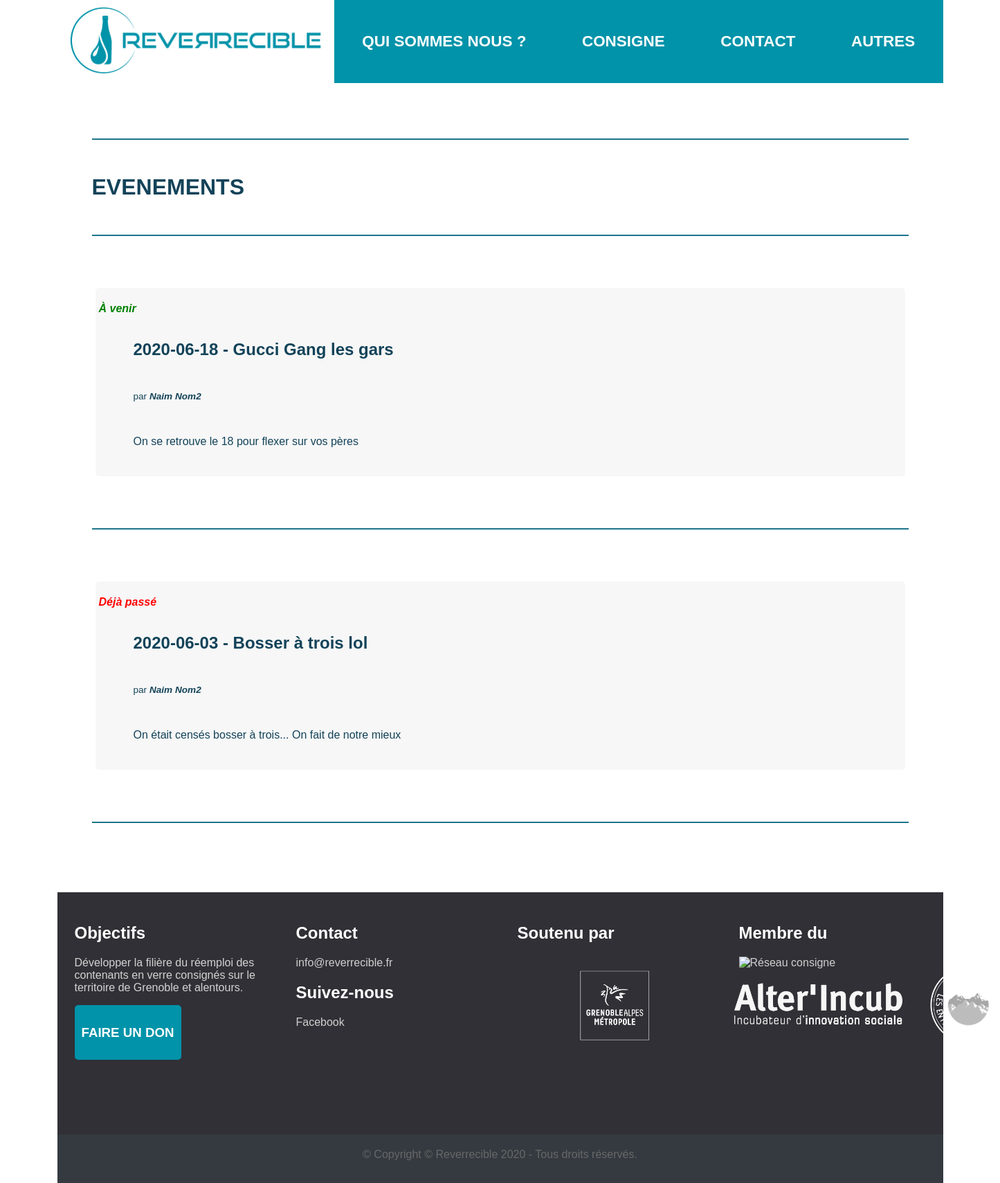
Page /Controleur/evenementsCTRL.php on the committed database.
### tables this page shows
CREATE TABLE evenement(
  nom VARCHAR(30),
  dateEv DATE,
  description TEXT,
  gerant VARCHAR(25),
  PRIMARY KEY(nom,dateEv)
);

### Controleur/evenementsCTRL.php (called while the page is built, shortened)
<?php
require_once('../Modele/DAO.class.php');
  $dao = new DAO;
  $evenements = $dao->getEvenements();
  require_once('../Vues/evenements.php');
  ?>

### Modele/DAO.class.php (called while the page is built, shortened)
<?php
  require_once('../Modele/Evenement.class.php');
  class DAO {
    private $db;
    private $database = '../Modele/data/db/reverrecible.db';
    public function __construct() {
      try {
        $this->db = new PDO("sqlite:".$this->database);
      } catch (PDOException $e) {
        die("PDO Error :".$e->getMessage()." '".$this->database."'\n");
      }
    }
    public function getEvenements(){
      $query = "SELECT * FROM evenement ORDER BY dateEv DESC";
      $sql= $this->db->query($query);
      $evenements = $sql->fetchAll(PDO::FETCH_ASSOC);
      $listeEvenements = array();
      foreach ($evenements as $evenement) {
        array_push($listeEvenements,new Evenement($evenement));
      }
      return $listeEvenements;
    }
  }
  ?>

### Modele/Evenement.class.php (called while the page is built, shortened)
<?php
class Evenement{
    private $nom;
    private $dateEv;
    private $description;
    private $gerant;
    public function getNom() {return $this->nom;}
    public function getDate(){return $this->dateEv;}
    public function getDescription() {return $this->description;}
    public function getGerant(){return $this->gerant;}
  }
?>

### Vues/evenements.php (the view, shortened to what this page needs)
<!DOCTYPE html>
<html lang="fr" dir="ltr">
  <head>
      <link rel="stylesheet" href="../Vues/Style/main.css">
  </head>
  <body>
    <header>
      <nav>
      <ul>
        <li id="logoMenu"><a href="mainCTRL.php"><img src="../Vues/Style/Logo.png" alt="logo"></a></li>
        <li><a href="quisommesnousCTRL.php"><h3>QUI SOMMES NOUS ?</h3></a></li>
        <li><a href="consigneCTRL.php"><h3>CONSIGNE</h3></a></li>
        <li><a href="contactCTRL.php"><h3>CONTACT</h3></a></li>
        <li class="dropdown">
          <a href="javascript:void(0)" class="dropbtn"><h3>AUTRES</h3></a>
        </li>
      </ul>
    </nav>
    <div class="separateurTop"></div>
    </header>
    <h1>EVENEMENTS</h1>
    <div class="separateur"></div>
      <?php
      if(!empty($evenements)){
      foreach ($evenements as $evenement) { ?>
        <?php
          $date = $evenement->getDate();
          $nom = $evenement->getNom();
          $infoString = '';
          if($date > date("Y-m-d")){
            $infoString = '<b><i style="color:green;">À venir</i></b>';
          } else {
            $infoString = '<b><i style="color:red;">Déjà passé</i></b>';
          }
        ?>
        <article>
          <div class="sousArticle fondGris">
            <p><?=$infoString?><h1 style="margin-bottom:0px;"><?=$date?> - <?=$nom?></h1></p>
            <p style="margin-left: 50px; font-size:85%;">par <b><i><?=$evenement->getGerant()?></i></b></p>
            <article>
              <p>
                <?=$evenement->getDescription()?>
              </p>
            </article>
          </div>
                </article>
                <div class="separateur"></div>
              <?php } }
              else {
                echo'<article class="sousArticle"><p style="color : red">' . " aucun événement de prévu pour l'instant !</p></article>";
              }?>
              <?php require_once('footer.php'); ?>
            </body>
</html>

### Vues/footer.php
<div class="footer">
  <div class="footer-content">
    <div class="footer-section objectifs">
      <h2>Objectifs</h2>
      <p>Développer la filière du réemploi des contenants en verre consignés sur le territoire de Grenoble et alentours.</p>
      <a class="bouton" href="donsCTRL.php"><h3 style="color:white;">FAIRE UN DON</h3></a>
    </div>
    <div class="footer-section contact">
      <h2>Contact</h2>
      <a href="mailto:info@reverrecible.fr">info@reverrecible.fr</a>
      <h2>Suivez-nous</h2>
      <a href="https://www.facebook.com/reverrecible" target="_blank">Facebook</a>
    </div>
    <div class="footer-section soutiens">
      <h2>Soutenu par</h2>
      <div class="logos-soutien">
        <img class="logo-soutien" src="../Vues/Style/LOGOS_METROPOLE.png" alt="Logo Métropole">
        <img class="logo-soutien" src="../Vues/Style/LOGOS_ALTERINCUB.png" alt="Logo Alterincub">
        <img class="logo-soutien" src="../Vues/Style/LOGOS_GAIA_STARTUP.png" alt="Logo Gaia">
      </div>
    </div>
    <div class="footer-section membre">
      <h2>Membre du</h2>
        <a href="http://www.reseauconsigne.com/" target="_blank"><img class="logo-reseau" src="../Vues/Style/LOGOS_RESEAU-CONSIGNE" alt="Réseau consigne"></a>
    </div>
  </div>
    <div class="footer-bottom">
      &copy; Copyright © Reverrecible  <?= date('Y'); ?> - Tous droits réservés.
    </div>
</div>

### Vues/Style/main.css (style rules this page uses)
body { max-width: 1280px; padding: 0px; margin: auto; font-family: Tahoma, Geneva, sans-serif; color: #134359; }
.separateurTop { margin-top: 200px; margin-bottom: 50px; margin-left: 50px; margin-right: 50px; border-bottom: 2px solid #1d758c; }
.separateur { margin: 50px; border-bottom: 2px solid #1d758c; }
h1 { margin-left: 50px; color: #134359; }
h2 { color: #1d758c; }
article { padding: 20px; padding-left: 50px; padding-right: 50px; display: flex; flex-direction: row; align-items: center; }
.sousArticle { display: flex; flex-direction: column; justify-content: flex-start; width: 100%; margin: 5px; padding: 5px; border-radius: 5px; }
.fondGris { background-color: #f7f7f7; padding: 5px; border-radius: 5px; }
img { width: 100%; height: 100%; }
nav { max-width: 1280px; max-height: 120px; width: 100%; position: fixed; top: 0px; }
nav ul, .profile ul { max-height: 120px; display:flex; flex-direction:row; list-style-type: none; margin: 0px; padding: 0px; background-color: #0093a9; }
nav li, .profile li { flex: auto; max-height:120px; font-size: 1.2em; display: flex; align-items: center; justify-content: center; }
a { color: white; text-align: center; text-decoration: none; display: inline-block; }
.bouton { padding: 10px; border-radius: 5px; border: none; background-color: #0093a9; }
.bouton, .bouton > h2 { color: white; }
#logoMenu { background-color: white; width: 25%; }
nav img { max-width: 100%; max-height:120px; }
header img { margin-left: auto; margin-right: auto; width: 100%; }
.footer { margin-top: 100px; background: #303036; color: #d3d3d3; height: 400px; }
.footer .footer-content { height: 350px; display: flex; }
.footer .footer-content .footer-section { flex: 1; padding: 25px; }
.footer .footer-content h2 { color: white; }
.footer .footer-content a { color: #d0d0d0; }
.footer .footer-bottom { background: #343a40; color: #686868; height: 50px; text-align: center; padding-top: 20px; }
.logo-reseau { width: 100%; height: auto; }
.logos-soutien { display: flex; }
.logos-soutien .logo-soutien { flex: 1; padding: 10px; }

### rows in the picture
evenement: shows "À venir", dateEv "2020-06-18", nom "Gucci Gang les gars", gerant "Naim Nom2", description "On se retrouve le 18 pour flexer sur vos pères"
evenement: shows "Déjà passé", dateEv "2020-06-03", nom "Bosser à trois lol", gerant "Naim Nom2", description "On était censés bosser à trois... On fait de notre mieux"
